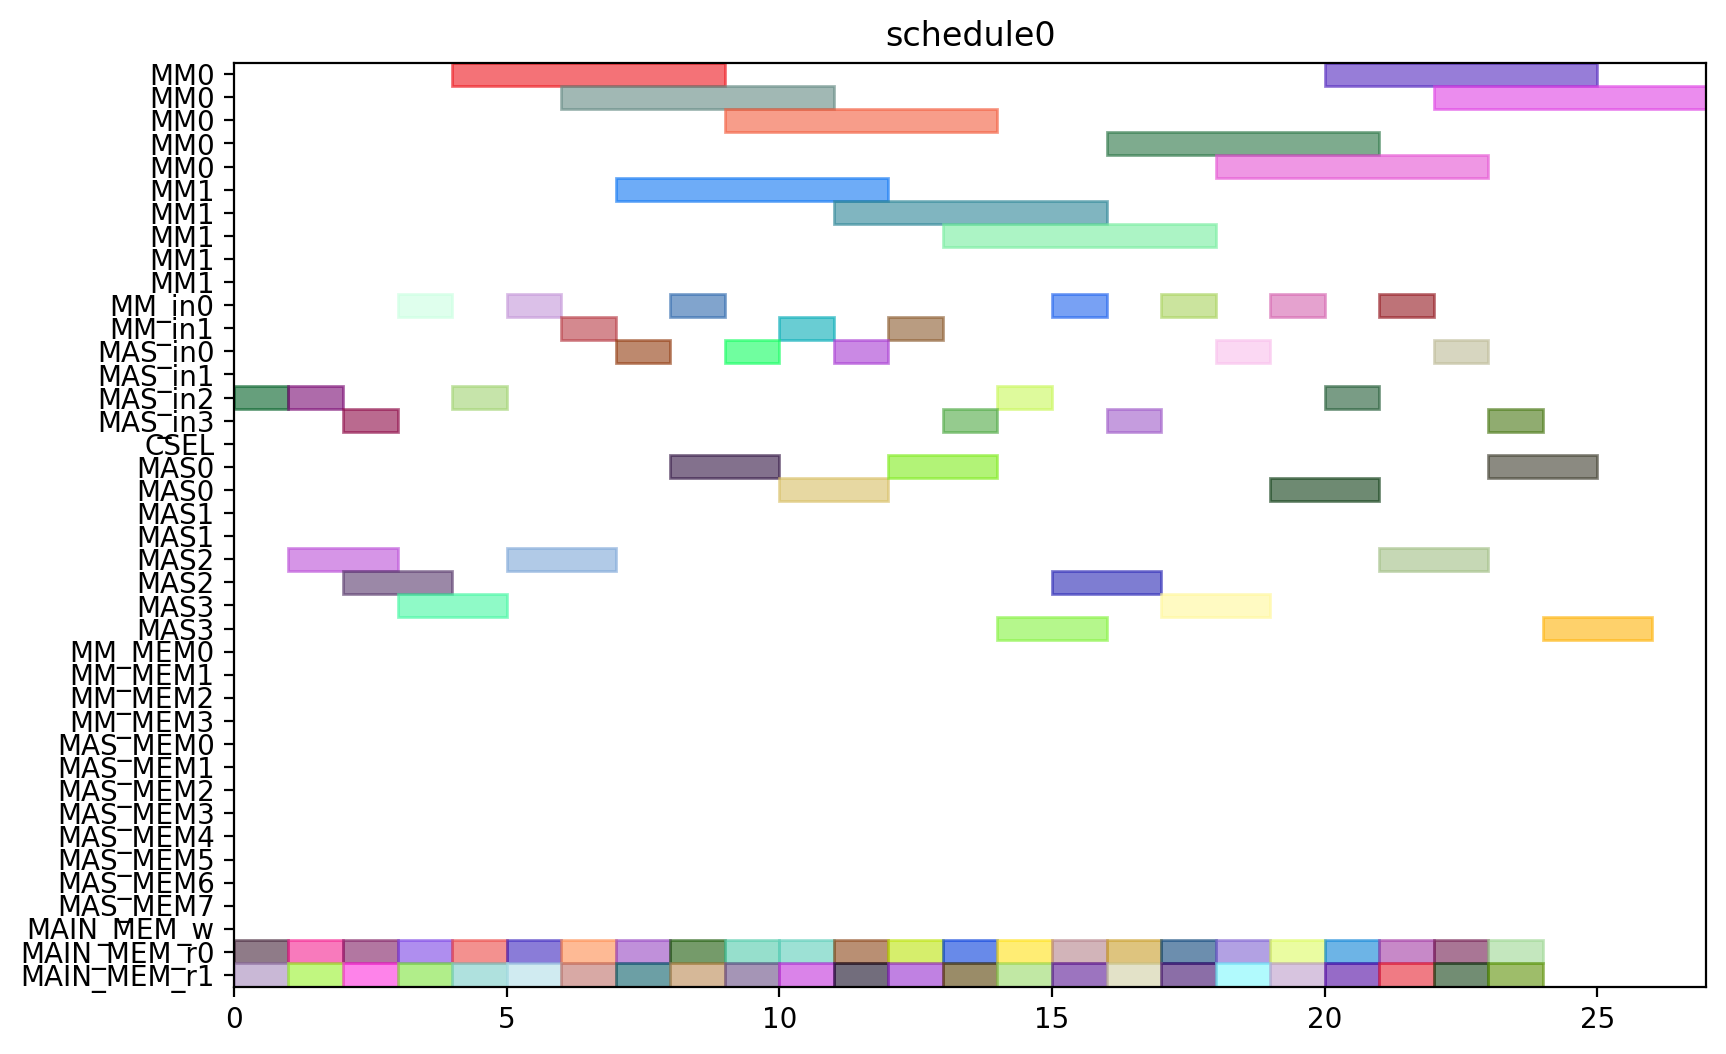

This chart was generated by the following Python code:
from pyschedule import Scenario, solvers, plotters, alt


def solve():
	horizon = 120
	S = Scenario("schedule0", horizon=horizon)

	# resource
	MM = S.Resources('MM', num=2, size=5)
	MM_in = S.Resources('MM_in', num=2)
	MAS_in = S.Resources('MAS_in', num=4)
	CSEL = S.Resource('CSEL')
	MAS = S.Resources('MAS', num=4, size=2, periods=range(1, horizon))
	MM_MEM = S.Resources('MM_MEM', num=4)
	MAS_MEM = S.Resources('MAS_MEM', num=8)
	MAIN_MEM_w = S.Resource('MAIN_MEM_w', size=1)
	MAIN_MEM_r = S.Resources('MAIN_MEM_r', num=2)

	# result of previous scheduling

	# new tasks
	t0_t0 = S.Task('t0_t0', length=2, delay_cost=1)
	t0_t0 += alt(MAS)
	t0_t0_in = S.Task('t0_t0_in', length=1, delay_cost=1)
	t0_t0_in += alt(MAS_in)
	S += t0_t0_in*MAS_in[0]<=t0_t0*MAS[0]

	S += t0_t0_in*MAS_in[1]<=t0_t0*MAS[1]

	S += t0_t0_in*MAS_in[2]<=t0_t0*MAS[2]

	S += t0_t0_in*MAS_in[3]<=t0_t0*MAS[3]

	t0_t0_mem0 = S.Task('t0_t0_mem0', length=1, delay_cost=1)
	t0_t0_mem0 += MAIN_MEM_r[0]
	S += t0_t0_mem0 <= t0_t0

	t0_t0_mem1 = S.Task('t0_t0_mem1', length=1, delay_cost=1)
	t0_t0_mem1 += MAIN_MEM_r[1]
	S += t0_t0_mem1 <= t0_t0

	t0_t1 = S.Task('t0_t1', length=2, delay_cost=1)
	t0_t1 += alt(MAS)
	t0_t1_in = S.Task('t0_t1_in', length=1, delay_cost=1)
	t0_t1_in += alt(MAS_in)
	S += t0_t1_in*MAS_in[0]<=t0_t1*MAS[0]

	S += t0_t1_in*MAS_in[1]<=t0_t1*MAS[1]

	S += t0_t1_in*MAS_in[2]<=t0_t1*MAS[2]

	S += t0_t1_in*MAS_in[3]<=t0_t1*MAS[3]

	t0_t1_mem0 = S.Task('t0_t1_mem0', length=1, delay_cost=1)
	t0_t1_mem0 += MAIN_MEM_r[0]
	S += t0_t1_mem0 <= t0_t1

	t0_t1_mem1 = S.Task('t0_t1_mem1', length=1, delay_cost=1)
	t0_t1_mem1 += MAIN_MEM_r[1]
	S += t0_t1_mem1 <= t0_t1

	t0_t3 = S.Task('t0_t3', length=5, delay_cost=1)
	t0_t3 += alt(MM)
	t0_t3_in = S.Task('t0_t3_in', length=1, delay_cost=1)
	t0_t3_in += alt(MM_in)
	S += t0_t3_in*MM_in[0]<=t0_t3*MM[0]
	S += t0_t3_in*MM_in[1]<=t0_t3*MM[1]
	t0_t3_mem0 = S.Task('t0_t3_mem0', length=1, delay_cost=1)
	t0_t3_mem0 += MAIN_MEM_r[0]
	S += t0_t3_mem0 <= t0_t3

	t0_t3_mem1 = S.Task('t0_t3_mem1', length=1, delay_cost=1)
	t0_t3_mem1 += MAIN_MEM_r[1]
	S += t0_t3_mem1 <= t0_t3

	t10 = S.Task('t10', length=2, delay_cost=1)
	t10 += alt(MAS)
	t10_in = S.Task('t10_in', length=1, delay_cost=1)
	t10_in += alt(MAS_in)
	S += t10_in*MAS_in[0]<=t10*MAS[0]

	S += t10_in*MAS_in[1]<=t10*MAS[1]

	S += t10_in*MAS_in[2]<=t10*MAS[2]

	S += t10_in*MAS_in[3]<=t10*MAS[3]

	t10_mem0 = S.Task('t10_mem0', length=1, delay_cost=1)
	t10_mem0 += MAIN_MEM_r[0]
	S += t10_mem0 <= t10

	t10_mem1 = S.Task('t10_mem1', length=1, delay_cost=1)
	t10_mem1 += MAIN_MEM_r[1]
	S += t10_mem1 <= t10

	t11 = S.Task('t11', length=2, delay_cost=1)
	t11 += alt(MAS)
	t11_in = S.Task('t11_in', length=1, delay_cost=1)
	t11_in += alt(MAS_in)
	S += t11_in*MAS_in[0]<=t11*MAS[0]

	S += t11_in*MAS_in[1]<=t11*MAS[1]

	S += t11_in*MAS_in[2]<=t11*MAS[2]

	S += t11_in*MAS_in[3]<=t11*MAS[3]

	t11_mem0 = S.Task('t11_mem0', length=1, delay_cost=1)
	t11_mem0 += MAIN_MEM_r[0]
	S += t11_mem0 <= t11

	t11_mem1 = S.Task('t11_mem1', length=1, delay_cost=1)
	t11_mem1 += MAIN_MEM_r[1]
	S += t11_mem1 <= t11

	t3_t0 = S.Task('t3_t0', length=5, delay_cost=1)
	t3_t0 += alt(MM)
	t3_t0_in = S.Task('t3_t0_in', length=1, delay_cost=1)
	t3_t0_in += alt(MM_in)
	S += t3_t0_in*MM_in[0]<=t3_t0*MM[0]
	S += t3_t0_in*MM_in[1]<=t3_t0*MM[1]
	t3_t0_mem0 = S.Task('t3_t0_mem0', length=1, delay_cost=1)
	t3_t0_mem0 += MAIN_MEM_r[0]
	S += t3_t0_mem0 <= t3_t0

	t3_t0_mem1 = S.Task('t3_t0_mem1', length=1, delay_cost=1)
	t3_t0_mem1 += MAIN_MEM_r[1]
	S += t3_t0_mem1 <= t3_t0

	t3_t1 = S.Task('t3_t1', length=5, delay_cost=1)
	t3_t1 += alt(MM)
	t3_t1_in = S.Task('t3_t1_in', length=1, delay_cost=1)
	t3_t1_in += alt(MM_in)
	S += t3_t1_in*MM_in[0]<=t3_t1*MM[0]
	S += t3_t1_in*MM_in[1]<=t3_t1*MM[1]
	t3_t1_mem0 = S.Task('t3_t1_mem0', length=1, delay_cost=1)
	t3_t1_mem0 += MAIN_MEM_r[0]
	S += t3_t1_mem0 <= t3_t1

	t3_t1_mem1 = S.Task('t3_t1_mem1', length=1, delay_cost=1)
	t3_t1_mem1 += MAIN_MEM_r[1]
	S += t3_t1_mem1 <= t3_t1

	t3_t2 = S.Task('t3_t2', length=2, delay_cost=1)
	t3_t2 += alt(MAS)
	t3_t2_in = S.Task('t3_t2_in', length=1, delay_cost=1)
	t3_t2_in += alt(MAS_in)
	S += t3_t2_in*MAS_in[0]<=t3_t2*MAS[0]

	S += t3_t2_in*MAS_in[1]<=t3_t2*MAS[1]

	S += t3_t2_in*MAS_in[2]<=t3_t2*MAS[2]

	S += t3_t2_in*MAS_in[3]<=t3_t2*MAS[3]

	t3_t2_mem0 = S.Task('t3_t2_mem0', length=1, delay_cost=1)
	t3_t2_mem0 += MAIN_MEM_r[0]
	S += t3_t2_mem0 <= t3_t2

	t3_t2_mem1 = S.Task('t3_t2_mem1', length=1, delay_cost=1)
	t3_t2_mem1 += MAIN_MEM_r[1]
	S += t3_t2_mem1 <= t3_t2

	t3_t3 = S.Task('t3_t3', length=2, delay_cost=1)
	t3_t3 += alt(MAS)
	t3_t3_in = S.Task('t3_t3_in', length=1, delay_cost=1)
	t3_t3_in += alt(MAS_in)
	S += t3_t3_in*MAS_in[0]<=t3_t3*MAS[0]

	S += t3_t3_in*MAS_in[1]<=t3_t3*MAS[1]

	S += t3_t3_in*MAS_in[2]<=t3_t3*MAS[2]

	S += t3_t3_in*MAS_in[3]<=t3_t3*MAS[3]

	t3_t3_mem0 = S.Task('t3_t3_mem0', length=1, delay_cost=1)
	t3_t3_mem0 += MAIN_MEM_r[0]
	S += t3_t3_mem0 <= t3_t3

	t3_t3_mem1 = S.Task('t3_t3_mem1', length=1, delay_cost=1)
	t3_t3_mem1 += MAIN_MEM_r[1]
	S += t3_t3_mem1 <= t3_t3

	t4_t0 = S.Task('t4_t0', length=2, delay_cost=1)
	t4_t0 += alt(MAS)
	t4_t0_in = S.Task('t4_t0_in', length=1, delay_cost=1)
	t4_t0_in += alt(MAS_in)
	S += t4_t0_in*MAS_in[0]<=t4_t0*MAS[0]

	S += t4_t0_in*MAS_in[1]<=t4_t0*MAS[1]

	S += t4_t0_in*MAS_in[2]<=t4_t0*MAS[2]

	S += t4_t0_in*MAS_in[3]<=t4_t0*MAS[3]

	t4_t0_mem0 = S.Task('t4_t0_mem0', length=1, delay_cost=1)
	t4_t0_mem0 += MAIN_MEM_r[0]
	S += t4_t0_mem0 <= t4_t0

	t4_t0_mem1 = S.Task('t4_t0_mem1', length=1, delay_cost=1)
	t4_t0_mem1 += MAIN_MEM_r[1]
	S += t4_t0_mem1 <= t4_t0

	t4_t1 = S.Task('t4_t1', length=2, delay_cost=1)
	t4_t1 += alt(MAS)
	t4_t1_in = S.Task('t4_t1_in', length=1, delay_cost=1)
	t4_t1_in += alt(MAS_in)
	S += t4_t1_in*MAS_in[0]<=t4_t1*MAS[0]

	S += t4_t1_in*MAS_in[1]<=t4_t1*MAS[1]

	S += t4_t1_in*MAS_in[2]<=t4_t1*MAS[2]

	S += t4_t1_in*MAS_in[3]<=t4_t1*MAS[3]

	t4_t1_mem0 = S.Task('t4_t1_mem0', length=1, delay_cost=1)
	t4_t1_mem0 += MAIN_MEM_r[0]
	S += t4_t1_mem0 <= t4_t1

	t4_t1_mem1 = S.Task('t4_t1_mem1', length=1, delay_cost=1)
	t4_t1_mem1 += MAIN_MEM_r[1]
	S += t4_t1_mem1 <= t4_t1

	t4_t3 = S.Task('t4_t3', length=5, delay_cost=1)
	t4_t3 += alt(MM)
	t4_t3_in = S.Task('t4_t3_in', length=1, delay_cost=1)
	t4_t3_in += alt(MM_in)
	S += t4_t3_in*MM_in[0]<=t4_t3*MM[0]
	S += t4_t3_in*MM_in[1]<=t4_t3*MM[1]
	t4_t3_mem0 = S.Task('t4_t3_mem0', length=1, delay_cost=1)
	t4_t3_mem0 += MAIN_MEM_r[0]
	S += t4_t3_mem0 <= t4_t3

	t4_t3_mem1 = S.Task('t4_t3_mem1', length=1, delay_cost=1)
	t4_t3_mem1 += MAIN_MEM_r[1]
	S += t4_t3_mem1 <= t4_t3

	t5_t0 = S.Task('t5_t0', length=5, delay_cost=1)
	t5_t0 += alt(MM)
	t5_t0_in = S.Task('t5_t0_in', length=1, delay_cost=1)
	t5_t0_in += alt(MM_in)
	S += t5_t0_in*MM_in[0]<=t5_t0*MM[0]
	S += t5_t0_in*MM_in[1]<=t5_t0*MM[1]
	t5_t0_mem0 = S.Task('t5_t0_mem0', length=1, delay_cost=1)
	t5_t0_mem0 += MAIN_MEM_r[0]
	S += t5_t0_mem0 <= t5_t0

	t5_t0_mem1 = S.Task('t5_t0_mem1', length=1, delay_cost=1)
	t5_t0_mem1 += MAIN_MEM_r[1]
	S += t5_t0_mem1 <= t5_t0

	t5_t1 = S.Task('t5_t1', length=5, delay_cost=1)
	t5_t1 += alt(MM)
	t5_t1_in = S.Task('t5_t1_in', length=1, delay_cost=1)
	t5_t1_in += alt(MM_in)
	S += t5_t1_in*MM_in[0]<=t5_t1*MM[0]
	S += t5_t1_in*MM_in[1]<=t5_t1*MM[1]
	t5_t1_mem0 = S.Task('t5_t1_mem0', length=1, delay_cost=1)
	t5_t1_mem0 += MAIN_MEM_r[0]
	S += t5_t1_mem0 <= t5_t1

	t5_t1_mem1 = S.Task('t5_t1_mem1', length=1, delay_cost=1)
	t5_t1_mem1 += MAIN_MEM_r[1]
	S += t5_t1_mem1 <= t5_t1

	t5_t2 = S.Task('t5_t2', length=2, delay_cost=1)
	t5_t2 += alt(MAS)
	t5_t2_in = S.Task('t5_t2_in', length=1, delay_cost=1)
	t5_t2_in += alt(MAS_in)
	S += t5_t2_in*MAS_in[0]<=t5_t2*MAS[0]

	S += t5_t2_in*MAS_in[1]<=t5_t2*MAS[1]

	S += t5_t2_in*MAS_in[2]<=t5_t2*MAS[2]

	S += t5_t2_in*MAS_in[3]<=t5_t2*MAS[3]

	t5_t2_mem0 = S.Task('t5_t2_mem0', length=1, delay_cost=1)
	t5_t2_mem0 += MAIN_MEM_r[0]
	S += t5_t2_mem0 <= t5_t2

	t5_t2_mem1 = S.Task('t5_t2_mem1', length=1, delay_cost=1)
	t5_t2_mem1 += MAIN_MEM_r[1]
	S += t5_t2_mem1 <= t5_t2

	t5_t3 = S.Task('t5_t3', length=2, delay_cost=1)
	t5_t3 += alt(MAS)
	t5_t3_in = S.Task('t5_t3_in', length=1, delay_cost=1)
	t5_t3_in += alt(MAS_in)
	S += t5_t3_in*MAS_in[0]<=t5_t3*MAS[0]

	S += t5_t3_in*MAS_in[1]<=t5_t3*MAS[1]

	S += t5_t3_in*MAS_in[2]<=t5_t3*MAS[2]

	S += t5_t3_in*MAS_in[3]<=t5_t3*MAS[3]

	t5_t3_mem0 = S.Task('t5_t3_mem0', length=1, delay_cost=1)
	t5_t3_mem0 += MAIN_MEM_r[0]
	S += t5_t3_mem0 <= t5_t3

	t5_t3_mem1 = S.Task('t5_t3_mem1', length=1, delay_cost=1)
	t5_t3_mem1 += MAIN_MEM_r[1]
	S += t5_t3_mem1 <= t5_t3

	t6_t0 = S.Task('t6_t0', length=5, delay_cost=1)
	t6_t0 += alt(MM)
	t6_t0_in = S.Task('t6_t0_in', length=1, delay_cost=1)
	t6_t0_in += alt(MM_in)
	S += t6_t0_in*MM_in[0]<=t6_t0*MM[0]
	S += t6_t0_in*MM_in[1]<=t6_t0*MM[1]
	t6_t0_mem0 = S.Task('t6_t0_mem0', length=1, delay_cost=1)
	t6_t0_mem0 += MAIN_MEM_r[0]
	S += t6_t0_mem0 <= t6_t0

	t6_t0_mem1 = S.Task('t6_t0_mem1', length=1, delay_cost=1)
	t6_t0_mem1 += MAIN_MEM_r[1]
	S += t6_t0_mem1 <= t6_t0

	t6_t1 = S.Task('t6_t1', length=5, delay_cost=1)
	t6_t1 += alt(MM)
	t6_t1_in = S.Task('t6_t1_in', length=1, delay_cost=1)
	t6_t1_in += alt(MM_in)
	S += t6_t1_in*MM_in[0]<=t6_t1*MM[0]
	S += t6_t1_in*MM_in[1]<=t6_t1*MM[1]
	t6_t1_mem0 = S.Task('t6_t1_mem0', length=1, delay_cost=1)
	t6_t1_mem0 += MAIN_MEM_r[0]
	S += t6_t1_mem0 <= t6_t1

	t6_t1_mem1 = S.Task('t6_t1_mem1', length=1, delay_cost=1)
	t6_t1_mem1 += MAIN_MEM_r[1]
	S += t6_t1_mem1 <= t6_t1

	t6_t2 = S.Task('t6_t2', length=2, delay_cost=1)
	t6_t2 += alt(MAS)
	t6_t2_in = S.Task('t6_t2_in', length=1, delay_cost=1)
	t6_t2_in += alt(MAS_in)
	S += t6_t2_in*MAS_in[0]<=t6_t2*MAS[0]

	S += t6_t2_in*MAS_in[1]<=t6_t2*MAS[1]

	S += t6_t2_in*MAS_in[2]<=t6_t2*MAS[2]

	S += t6_t2_in*MAS_in[3]<=t6_t2*MAS[3]

	t6_t2_mem0 = S.Task('t6_t2_mem0', length=1, delay_cost=1)
	t6_t2_mem0 += MAIN_MEM_r[0]
	S += t6_t2_mem0 <= t6_t2

	t6_t2_mem1 = S.Task('t6_t2_mem1', length=1, delay_cost=1)
	t6_t2_mem1 += MAIN_MEM_r[1]
	S += t6_t2_mem1 <= t6_t2

	t6_t3 = S.Task('t6_t3', length=2, delay_cost=1)
	t6_t3 += alt(MAS)
	t6_t3_in = S.Task('t6_t3_in', length=1, delay_cost=1)
	t6_t3_in += alt(MAS_in)
	S += t6_t3_in*MAS_in[0]<=t6_t3*MAS[0]

	S += t6_t3_in*MAS_in[1]<=t6_t3*MAS[1]

	S += t6_t3_in*MAS_in[2]<=t6_t3*MAS[2]

	S += t6_t3_in*MAS_in[3]<=t6_t3*MAS[3]

	t6_t3_mem0 = S.Task('t6_t3_mem0', length=1, delay_cost=1)
	t6_t3_mem0 += MAIN_MEM_r[0]
	S += t6_t3_mem0 <= t6_t3

	t6_t3_mem1 = S.Task('t6_t3_mem1', length=1, delay_cost=1)
	t6_t3_mem1 += MAIN_MEM_r[1]
	S += t6_t3_mem1 <= t6_t3

	t7_t0 = S.Task('t7_t0', length=5, delay_cost=1)
	t7_t0 += alt(MM)
	t7_t0_in = S.Task('t7_t0_in', length=1, delay_cost=1)
	t7_t0_in += alt(MM_in)
	S += t7_t0_in*MM_in[0]<=t7_t0*MM[0]
	S += t7_t0_in*MM_in[1]<=t7_t0*MM[1]
	t7_t0_mem0 = S.Task('t7_t0_mem0', length=1, delay_cost=1)
	t7_t0_mem0 += MAIN_MEM_r[0]
	S += t7_t0_mem0 <= t7_t0

	t7_t0_mem1 = S.Task('t7_t0_mem1', length=1, delay_cost=1)
	t7_t0_mem1 += MAIN_MEM_r[1]
	S += t7_t0_mem1 <= t7_t0

	t7_t1 = S.Task('t7_t1', length=5, delay_cost=1)
	t7_t1 += alt(MM)
	t7_t1_in = S.Task('t7_t1_in', length=1, delay_cost=1)
	t7_t1_in += alt(MM_in)
	S += t7_t1_in*MM_in[0]<=t7_t1*MM[0]
	S += t7_t1_in*MM_in[1]<=t7_t1*MM[1]
	t7_t1_mem0 = S.Task('t7_t1_mem0', length=1, delay_cost=1)
	t7_t1_mem0 += MAIN_MEM_r[0]
	S += t7_t1_mem0 <= t7_t1

	t7_t1_mem1 = S.Task('t7_t1_mem1', length=1, delay_cost=1)
	t7_t1_mem1 += MAIN_MEM_r[1]
	S += t7_t1_mem1 <= t7_t1

	t7_t2 = S.Task('t7_t2', length=2, delay_cost=1)
	t7_t2 += alt(MAS)
	t7_t2_in = S.Task('t7_t2_in', length=1, delay_cost=1)
	t7_t2_in += alt(MAS_in)
	S += t7_t2_in*MAS_in[0]<=t7_t2*MAS[0]

	S += t7_t2_in*MAS_in[1]<=t7_t2*MAS[1]

	S += t7_t2_in*MAS_in[2]<=t7_t2*MAS[2]

	S += t7_t2_in*MAS_in[3]<=t7_t2*MAS[3]

	t7_t2_mem0 = S.Task('t7_t2_mem0', length=1, delay_cost=1)
	t7_t2_mem0 += MAIN_MEM_r[0]
	S += t7_t2_mem0 <= t7_t2

	t7_t2_mem1 = S.Task('t7_t2_mem1', length=1, delay_cost=1)
	t7_t2_mem1 += MAIN_MEM_r[1]
	S += t7_t2_mem1 <= t7_t2

	t7_t3 = S.Task('t7_t3', length=2, delay_cost=1)
	t7_t3 += alt(MAS)
	t7_t3_in = S.Task('t7_t3_in', length=1, delay_cost=1)
	t7_t3_in += alt(MAS_in)
	S += t7_t3_in*MAS_in[0]<=t7_t3*MAS[0]

	S += t7_t3_in*MAS_in[1]<=t7_t3*MAS[1]

	S += t7_t3_in*MAS_in[2]<=t7_t3*MAS[2]

	S += t7_t3_in*MAS_in[3]<=t7_t3*MAS[3]

	t7_t3_mem0 = S.Task('t7_t3_mem0', length=1, delay_cost=1)
	t7_t3_mem0 += MAIN_MEM_r[0]
	S += t7_t3_mem0 <= t7_t3

	t7_t3_mem1 = S.Task('t7_t3_mem1', length=1, delay_cost=1)
	t7_t3_mem1 += MAIN_MEM_r[1]
	S += t7_t3_mem1 <= t7_t3

	solvers.mip.solve(S,msg=1,kind='CPLEX',ratio_gap=1.01)

	solution = [['hoge']*len(S.solution()[1]) for i in range(len(S.solution()))]
	for i in range(len(S.solution())):
		for j in range(len(S.solution()[i])):
			solution[i][j]=str(S.solution()[i][j])
	print(solution)

	cycles = int(solution[-1][3])

	pic_file_name = "/mnt/rose/usr1/fukuda/ABE/multiRAM_multiMAS_16mux/scheduling_result/stage5MM2_stage2MAS4/SQR012345/schedule0.png"
	if(S.solution() != []):
		plotters.matplotlib.plot(S,img_filename=pic_file_name, show_task_labels=False, fig_size=(cycles*0.25+3, 6))

	return solution
